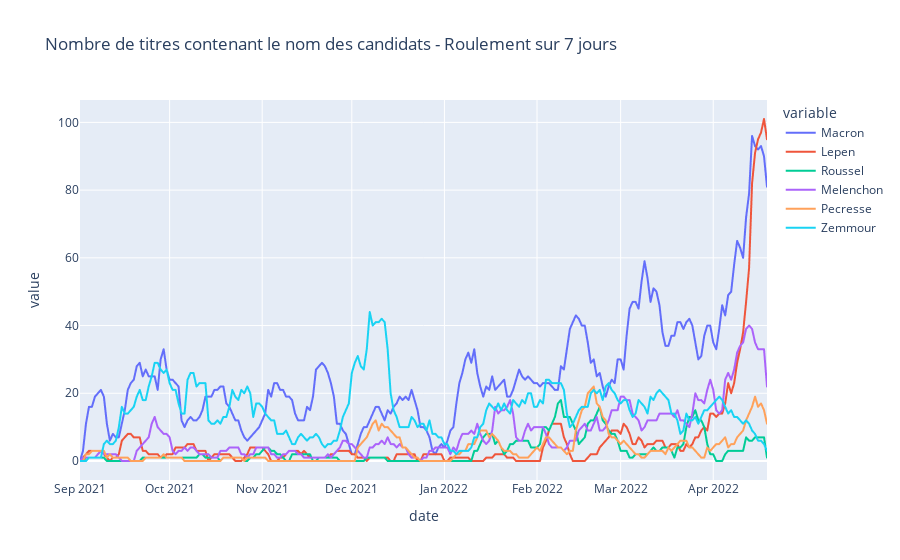

The notebook cell saved with this chart:
### Markdown cell above
Let's keep just a few candidats

### Code cell
rs_df.plot(x='date', y=['Macron', 'Lepen', 'Roussel', 'Melenchon', 'Pecresse', 'Zemmour'], title = "Nombre de titres contenant le nom des candidats - Roulement sur 7 jours")

### Figure 1 — Plotly figure (JSON) as saved in the notebook; plotly's stock layout.template omitted (floating-point values rounded to 4 significant figures; data arrays with more than 128 entries replaced by an {"elided": "..."} marker saying what was removed)
{"data": [{"hovertemplate": "variable=Macron<br>date=%{x}<br>value=%{y}<extra></extra>", "legendgroup": "Macron", "line": {"color": "#636efa", "dash": "solid"}, "marker": {"symbol": "circle"}, "mode": "lines", "name": "Macron", "showlegend": true, "type": "scattergl", "x": {"elided": "231 str values"}, "xaxis": "x", "y": {"elided": "231 int values"}, "yaxis": "y"}, {"hovertemplate": "variable=Lepen<br>date=%{x}<br>value=%{y}<extra></extra>", "legendgroup": "Lepen", "line": {"color": "#EF553B", "dash": "solid"}, "marker": {"symbol": "circle"}, "mode": "lines", "name": "Lepen", "showlegend": true, "type": "scattergl", "x": {"elided": "231 str values"}, "xaxis": "x", "y": {"elided": "231 int values"}, "yaxis": "y"}, {"hovertemplate": "variable=Roussel<br>date=%{x}<br>value=%{y}<extra></extra>", "legendgroup": "Roussel", "line": {"color": "#00cc96", "dash": "solid"}, "marker": {"symbol": "circle"}, "mode": "lines", "name": "Roussel", "showlegend": true, "type": "scattergl", "x": {"elided": "231 str values"}, "xaxis": "x", "y": {"elided": "231 int values"}, "yaxis": "y"}, {"hovertemplate": "variable=Melenchon<br>date=%{x}<br>value=%{y}<extra></extra>", "legendgroup": "Melenchon", "line": {"color": "#ab63fa", "dash": "solid"}, "marker": {"symbol": "circle"}, "mode": "lines", "name": "Melenchon", "showlegend": true, "type": "scattergl", "x": {"elided": "231 str values"}, "xaxis": "x", "y": {"elided": "231 int values"}, "yaxis": "y"}, {"hovertemplate": "variable=Pecresse<br>date=%{x}<br>value=%{y}<extra></extra>", "legendgroup": "Pecresse", "line": {"color": "#FFA15A", "dash": "solid"}, "marker": {"symbol": "circle"}, "mode": "lines", "name": "Pecresse", "showlegend": true, "type": "scattergl", "x": {"elided": "231 str values"}, "xaxis": "x", "y": {"elided": "231 int values"}, "yaxis": "y"}, {"hovertemplate": "variable=Zemmour<br>date=%{x}<br>value=%{y}<extra></extra>", "legendgroup": "Zemmour", "line": {"color": "#19d3f3", "dash": "solid"}, "marker": {"symbol": "circle"}, "mode": "lines", "name": "Zemmour", "showlegend": true, "type": "scattergl", "x": {"elided": "231 str values"}, "xaxis": "x", "y": {"elided": "231 int values"}, "yaxis": "y"}], "layout": {"legend": {"title": {"text": "variable"}, "tracegroupgap": 0}, "title": {"text": "Nombre de titres contenant le nom des candidats - Roulement sur 7 jours"}, "xaxis": {"anchor": "y", "domain": [0, 1], "title": {"text": "date"}}, "yaxis": {"anchor": "x", "domain": [0, 1], "title": {"text": "value"}}}}
